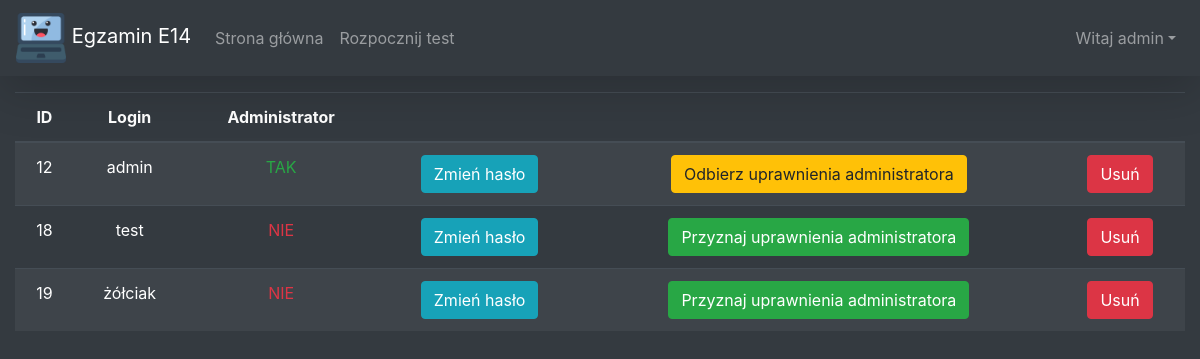
The app's page /pages/userPanel.php (signed in) with its own data.
### tables this page shows
CREATE TABLE `uzytkownicy` (
  `id` int(11) NOT NULL,
  `login` varchar(40) NOT NULL,
  `password` varchar(60) NOT NULL,
  `isAdmin` tinyint(1) NOT NULL DEFAULT '0',
  `good_answers` int(11) NOT NULL DEFAULT '0',
  `all_answers` int(11) NOT NULL DEFAULT '0'
);

### scripts/generate_users_table.php (the view, shortened to what this page needs)
<?php
echo ('<div class="table-responsive"><table class="table table-striped table-dark table-hover">');
echo ('<thead><tr>');
echo ('<th scope="col">ID</th>');
echo ('<th scope="col">Login</th>');
echo ('<th scope="col">Administrator</th>');
echo ('<th scope="col"></th>');
echo ('<th scope="col"></th>');
echo ('<th scope="col"></th>');
echo ('</thead></tr>');
echo ("<tbody>");
$conn = include("database_con.php");
$stmt = $conn->prepare("SELECT id, login, isAdmin FROM uzytkownicy");
$stmt->execute();
$result = $stmt->get_result();
while ($row = $result->fetch_assoc()) {
    echo ('<tr>');
    echo ('<td>' . $row["id"] . '</td>');
    echo ('<td>' . $row["login"] . '</td>');
    if ($row["isAdmin"] == 0) {
        echo ('<td class="text-danger">NIE</td>');
    } else {
        echo ('<td class="text-success">TAK</td>');
    }
    echo ('<td><form action="" method="POST"><input type="hidden" id="userId" name="userId" value="' . $row["id"] . '"><button type="submit" class="btn btn-info">Zmień hasło</button></form></td>');
    if ($row["isAdmin"] == 0) {
        echo ('<td><form action="../scripts/admin_add.php" method="POST"><input type="hidden" id="userId" name="userId" value="' . $row["id"] . '"><button type="submit" class="btn btn-success">Przyznaj uprawnienia administratora</button></form></td>');
    } else {
        echo ('<td><form action="../scripts/admin_remove.php" method="POST"><input type="hidden" id="userId" name="userId" value="' . $row["id"] . '"><button type="submit" class="btn btn-warning">Odbierz uprawnienia administratora</button></form></td>');
    }
    echo ('<td><form action="../scripts/delete_user.php" method="POST"><input type="hidden" id="userId" name="userId" value="' . $row["id"] . '"><button type="submit" class="btn btn-danger">Usuń</button></form></td>');
    echo ('</tr>');
}
echo ('</tbody></table></div>');

### css/style.css (style rules this page uses)
.fill-height { min-height: 100vh; }

### records on screen
uzytkownicy: id "12", login "admin", isAdmin "TAK"
uzytkownicy: id "18", login "test", isAdmin "NIE"
uzytkownicy: id "19", login "żółciak", isAdmin "NIE"

### other values on screen
$_SESSION["user"] "admin"
